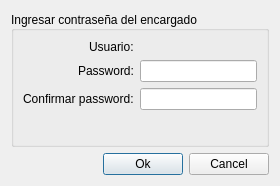
<?xml version="1.0" encoding="UTF-8"?>
<ui version="4.0">
 <class>DialogCrearUsuarioEncargado</class>
 <widget class="QDialog" name="DialogCrearUsuarioEncargado">
  <property name="windowModality">
   <enum>Qt::NonModal</enum>
  </property>
  <property name="geometry">
   <rect>
    <x>0</x>
    <y>0</y>
    <width>280</width>
    <height>186</height>
   </rect>
  </property>
  <property name="sizePolicy">
   <sizepolicy hsizetype="Fixed" vsizetype="Fixed">
    <horstretch>0</horstretch>
    <verstretch>0</verstretch>
   </sizepolicy>
  </property>
  <property name="minimumSize">
   <size>
    <width>270</width>
    <height>166</height>
   </size>
  </property>
  <property name="maximumSize">
   <size>
    <width>280</width>
    <height>186</height>
   </size>
  </property>
  <property name="windowTitle">
   <string>Crear un nuevo Usuario</string>
  </property>
  <property name="windowIcon">
   <iconset>
    <normaloff>../../../../Desarrollo_de_Software/division-transporte/src/imagenes/logoDivisionTransporte.png</normaloff>../../../../Desarrollo_de_Software/division-transporte/src/imagenes/logoDivisionTransporte.png</iconset>
  </property>
  <layout class="QVBoxLayout" name="verticalLayout">
   <item>
    <widget class="QGroupBox" name="groupBox">
     <property name="title">
      <string>Ingresar contraseña del encargado </string>
     </property>
     <property name="alignment">
      <set>Qt::AlignLeading|Qt::AlignLeft|Qt::AlignVCenter</set>
     </property>
     <layout class="QFormLayout" name="formLayout">
      <property name="fieldGrowthPolicy">
       <enum>QFormLayout::AllNonFixedFieldsGrow</enum>
      </property>
      <property name="labelAlignment">
       <set>Qt::AlignRight|Qt::AlignTrailing|Qt::AlignVCenter</set>
      </property>
      <item row="0" column="0">
       <widget class="QLabel" name="label">
        <property name="text">
         <string>Usuario:</string>
        </property>
       </widget>
      </item>
      <item row="0" column="1">
       <widget class="QLabel" name="label_nombreUsrEncargado">
        <property name="text">
         <string/>
        </property>
       </widget>
      </item>
      <item row="1" column="0">
       <widget class="QLabel" name="label_3">
        <property name="text">
         <string>Password:</string>
        </property>
       </widget>
      </item>
      <item row="1" column="1">
       <widget class="QLineEdit" name="lineEditPassword">
        <property name="echoMode">
         <enum>QLineEdit::Password</enum>
        </property>
       </widget>
      </item>
      <item row="2" column="0">
       <widget class="QLabel" name="label_2">
        <property name="text">
         <string>Confirmar password:</string>
        </property>
       </widget>
      </item>
      <item row="2" column="1">
       <widget class="QLineEdit" name="lineEditPassword2">
        <property name="echoMode">
         <enum>QLineEdit::Password</enum>
        </property>
       </widget>
      </item>
      <item row="3" column="0" colspan="2">
       <widget class="QLabel" name="labelMsgError">
        <property name="font">
         <font>
          <weight>75</weight>
          <italic>true</italic>
          <bold>true</bold>
         </font>
        </property>
        <property name="layoutDirection">
         <enum>Qt::LeftToRight</enum>
        </property>
        <property name="text">
         <string/>
        </property>
        <property name="alignment">
         <set>Qt::AlignLeading|Qt::AlignLeft|Qt::AlignVCenter</set>
        </property>
       </widget>
      </item>
     </layout>
    </widget>
   </item>
   <item>
    <layout class="QHBoxLayout" name="horizontalLayout">
     <item>
      <spacer name="horizontalSpacer">
       <property name="orientation">
        <enum>Qt::Horizontal</enum>
       </property>
       <property name="sizeHint" stdset="0">
        <size>
         <width>40</width>
         <height>20</height>
        </size>
       </property>
      </spacer>
     </item>
     <item>
      <widget class="QPushButton" name="pushButtonOk">
       <property name="text">
        <string>Ok</string>
       </property>
      </widget>
     </item>
     <item>
      <widget class="QPushButton" name="pushButtonCancel">
       <property name="text">
        <string>Cancel</string>
       </property>
      </widget>
     </item>
    </layout>
   </item>
  </layout>
 </widget>
 <resources/>
 <connections>
  <connection>
   <sender>pushButtonCancel</sender>
   <signal>clicked()</signal>
   <receiver>DialogCrearUsuarioEncargado</receiver>
   <slot>reject()</slot>
   <hints>
    <hint type="sourcelabel">
     <x>222</x>
     <y>113</y>
    </hint>
    <hint type="destinationlabel">
     <x>134</x>
     <y>74</y>
    </hint>
   </hints>
  </connection>
  <connection>
   <sender>pushButtonOk</sender>
   <signal>clicked()</signal>
   <receiver>DialogCrearUsuarioEncargado</receiver>
   <slot>accept()</slot>
   <hints>
    <hint type="sourcelabel">
     <x>141</x>
     <y>113</y>
    </hint>
    <hint type="destinationlabel">
     <x>134</x>
     <y>74</y>
    </hint>
   </hints>
  </connection>
 </connections>
</ui>
